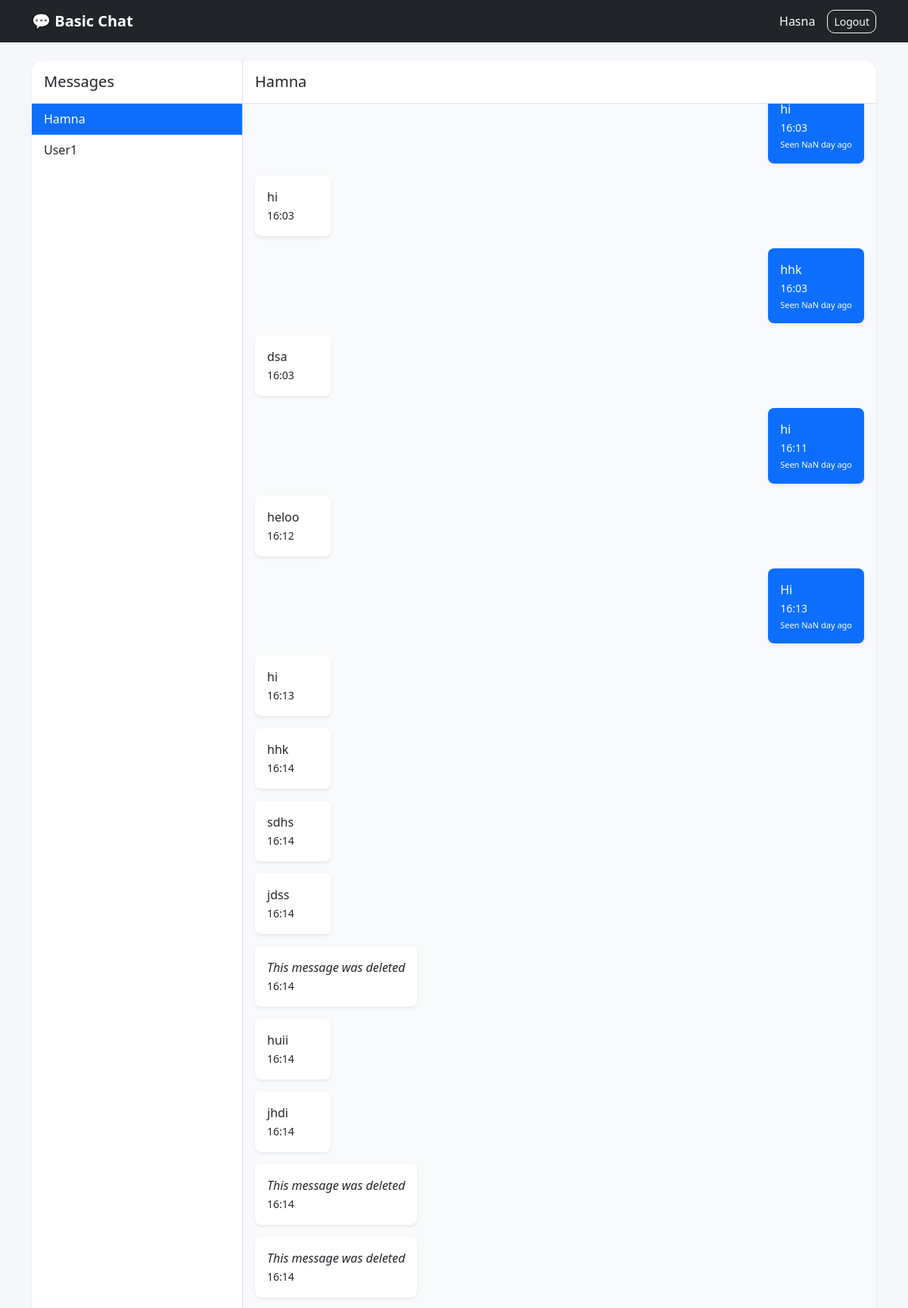
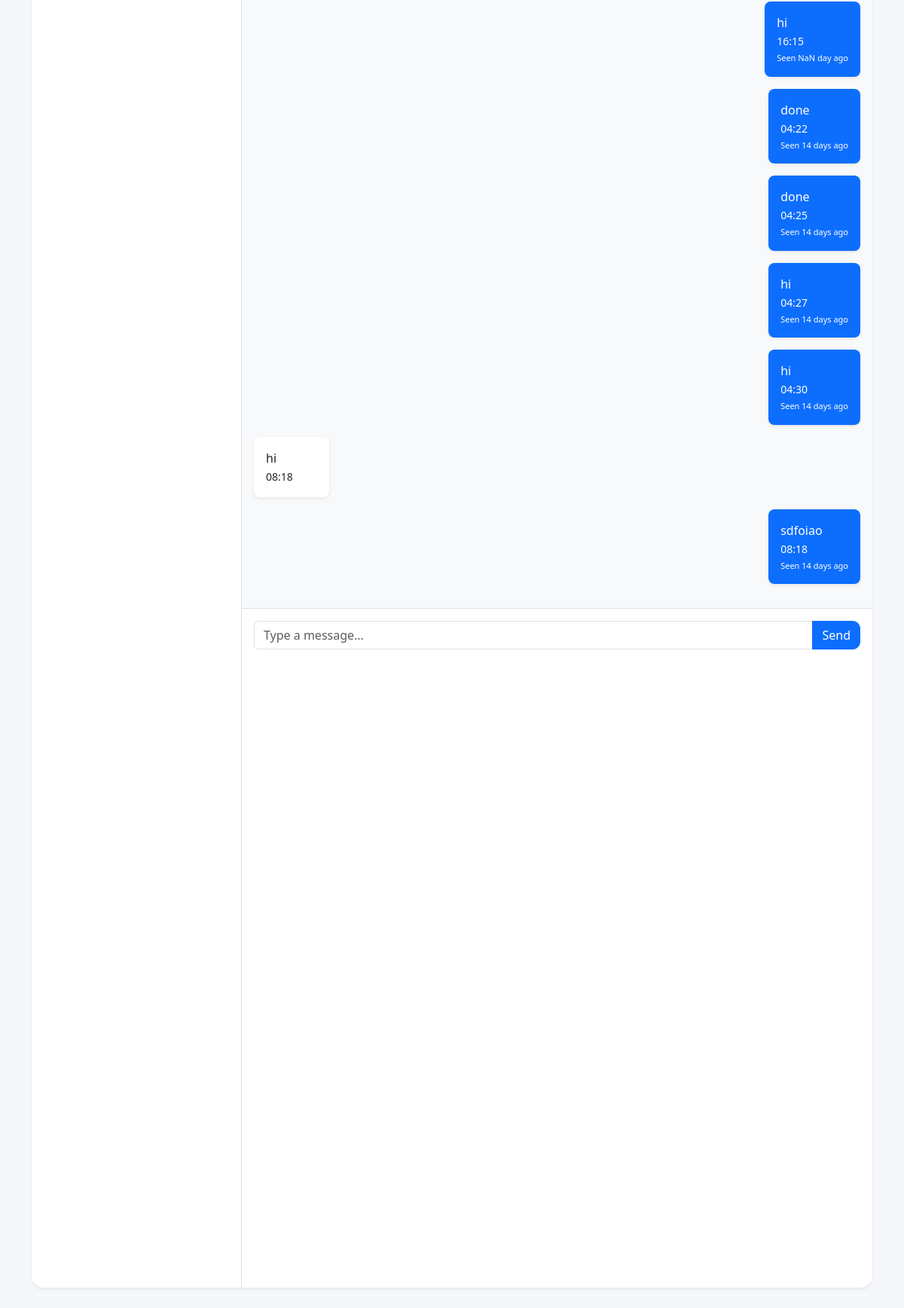
The app's page /chat/user/3/ (signed in) with its own data (2 pictures, top to bottom).
### chat/models.py (models this page shows, shortened)
class Message(models.Model):
    sender = models.ForeignKey(
        User,
        on_delete=models.CASCADE,
        related_name='sent_messages'
    )
    receiver = models.ForeignKey(
        User,
        on_delete=models.CASCADE,
        related_name='received_messages'
    )
    content = models.TextField()
    is_read = models.BooleanField(
        default=False
    )
    seen_at = models.DateTimeField(
        null=True,
        blank=True
    )
    is_edited = models.BooleanField(
        default=False
    )
    edited_at = models.DateTimeField(
        null=True,
        blank=True
    )
    reply_to = models.ForeignKey(
        'self',
        on_delete=models.SET_NULL,
        null=True,
        blank=True,
        related_name='replies'
    )
    forwarded_from = models.ForeignKey(
        'self',
        on_delete=models.SET_NULL,
        null=True,
        blank=True,
        related_name='forwards'
    )
    is_deleted_for_everyone = models.BooleanField(
        default=False
    )
    created_at = models.DateTimeField(
        auto_now_add=True
    )
    class Meta:
        ordering = ['created_at']

### chat/views.py (the view)
@login_required
def chat_home(request, receiver_id=None):
    current_user = request.user
    other_users = User.objects.exclude(
        id=current_user.id
    ).annotate(
        unread_count=Count(
            'sent_messages',
            filter=Q(
                sent_messages__receiver=current_user,
                sent_messages__is_read=False
            )
        )
    )
    active_partner = None
    messages_list = []
    if receiver_id:
        active_partner = get_object_or_404(
            User,
            id=receiver_id
        )
        if active_partner == current_user:
            return redirect('chat:index')
        incoming_messages = Message.objects.filter(
            sender=active_partner,
            receiver=current_user,
            is_read=False
        )
        incoming_messages.update(
            is_read=True,
            seen_at=timezone.now()
        )
        messages_list = Message.objects.filter(
            (
                Q(
                    sender=current_user,
                    receiver=active_partner
                )
            )
            |
            (
                Q(
                    sender=active_partner,
                    receiver=current_user
                )
            )
        ).order_by(
            'created_at'
        )
        deleted_ids = MessageUserAction.objects.filter(
            user=current_user,
            message__in=messages_list,
            deleted_for_me=True
        ).values_list(
            'message_id',
            flat=True
        )
        messages_list = messages_list.exclude(
            id__in=deleted_ids
        )
    return render(
        request,
        'chat/chat_room.html',
        {
            'other_users': other_users,
            'active_partner': active_partner,
            'messages_list': messages_list
        }
    )

### templates/chat/chat_room.html (shortened to what this page needs)
{% extends 'base.html' %}
{% block content %}
<div class="card shadow-sm overflow-hidden">
    <div class="row g-0" style="min-height: 70vh;">
        <div class="col-md-4 col-lg-3 border-end bg-white">
            <div class="p-3 border-bottom">
                <h5 class="mb-0">
                    Messages
                </h5>
            </div>
            <div class="list-group list-group-flush">
                {% for person in other_users %}
                <a href="{% url 'chat:conversation' person.id %}" class="list-group-item list-group-item-action d-flex justify-content-between align-items-center
                    {% if active_partner and active_partner.id == person.id %}
                        active
                    {% endif %}">
                    <span>
                        {{ person.username }}
                    </span>
                </a>
                {% empty %}
                <div class="p-3 text-muted">
                    No other users yet.
                </div>
                {% endfor %}
            </div>
        </div>
        <div class="col-md-8 col-lg-9 d-flex flex-column">
            {% if active_partner %}
            <div class="p-3 border-bottom bg-white">
                <h5 class="mb-0">
                    {{ active_partner.username }}
                </h5>
            </div>
            <div id="messagesContainer" class="p-3 overflow-auto" style="height: 50vh; background-color: #f8f9fa;">
                {% for message in messages_list %}
                <div class="d-flex mb-3
                    {% if message.sender == user %}
                        justify-content-end
                    {% else %}
                        justify-content-start
                    {% endif %}" data-message-id="{{ message.id }}"
                >
                    <div class="message-bubble p-3 rounded-3 shadow-sm
                        {% if message.sender == user %}
                            bg-primary text-white
                        {% else %}
                            bg-white
                        {% endif %}" style="max-width: 70%;">
                        <div class="message-content" id="message-content-{{ message.id }}">
                            {% if message.is_deleted_for_everyone %}
                            <i>
                                This message was deleted
                            </i>
                            {% else %}
                            {{ message.content }}
                            {% endif %}
                        </div>
                        <small>
                            {{ message.created_at|date:"H:i" }}
                        </small>
                        {% if message.sender == user and message.is_read %}
                        <span class="seen-text" data-seen-time="{{ message.seen_at|date:'c' }}">
                        </span>
                        {% endif %}
                    </div>
                </div>
                {% endfor %}
            </div>
            <div class="p-3 border-top bg-white">
                <form id="messageForm">
                    <div class="input-group">
                        <input type="text" id="messageInput" class="form-control" placeholder="Type a message..."
                            autocomplete="off">
                        <button type="submit" class="btn btn-primary">
                            Send
                        </button>
                    </div>
                </form>
            </div>
            {% endif %}
        </div>
    </div>
</div>
{% endblock %}

### templates/base.html (shortened to what this page needs)
<!DOCTYPE html>
<html lang="en">
<head>
    <link href="https://cdn.jsdelivr.net/npm/bootstrap@5.3.3/dist/css/bootstrap.min.css"
          rel="stylesheet">
</head>
<body>
<nav class="navbar navbar-expand-lg navbar-dark bg-dark">
    <div class="container">
        <a class="navbar-brand" href="/chat/">
            💬 Basic Chat
        </a>
        {% if user.is_authenticated %}
            <div class="d-flex align-items-center gap-3">
                <span class="text-white">
                    {{ user.username }}
                </span>
                <form method="post"
                      action="/accounts/logout/"
                      class="d-inline">
                    <button type="submit"
                            class="btn btn-outline-light btn-sm">
                        Logout
                    </button>
                </form>
            </div>
        {% endif %}
    </div>
</nav>
<main class="container py-4">
    {% block content %}
    {% endblock %}
</main>
</body>
</html>

### templates/base.html (style rules this page uses)
body { background-color: #f5f7fb; min-height: 100vh; }
.navbar-brand { font-weight: 700; }
.card { border: none; border-radius: 16px; }
.btn { border-radius: 10px; }

### templates/chat/chat_room.html (style rules this page uses)
.message-bubble { position: relative; min-width: 100px; }
.seen-text { display: block; font-size: 11px; margin-top: 3px; text-align: right; }

### records on screen
Message: content "hi", created_at "16:03"
Message: content "hi", created_at "16:03"
Message: content "hhk", created_at "16:03"
Message: content "dsa", created_at "16:03"
Message: content "hi", created_at "16:11"
Message: content "heloo", created_at "16:12"
Message: content "Hi", created_at "16:13"
Message: content "hi", created_at "16:13"
Message: content "hhk", created_at "16:14"
Message: content "sdhs", created_at "16:14"
Message: content "jdss", created_at "16:14"
Message: is_deleted_for_everyone "This message was deleted", created_at "16:14"
Message: content "huii", created_at "16:14"
Message: content "jhdi", created_at "16:14"
Message: is_deleted_for_everyone "This message was deleted", created_at "16:14"
Message: is_deleted_for_everyone "This message was deleted", created_at "16:14"
Message: content "hi", created_at "16:15"
Message: content "done", created_at "04:22"
Message: content "done", created_at "04:25"
Message: content "hi", created_at "04:27"
Message: content "hi", created_at "04:30"
Message: content "hi", created_at "08:18"
Message: content "sdfoiao", created_at "08:18"

### other values on screen
{{ user.username }} "Hasna"
{{ person.username }} "Hamna"
{{ person.username }} "User1"
{{ active_partner.username }} "Hamna"
